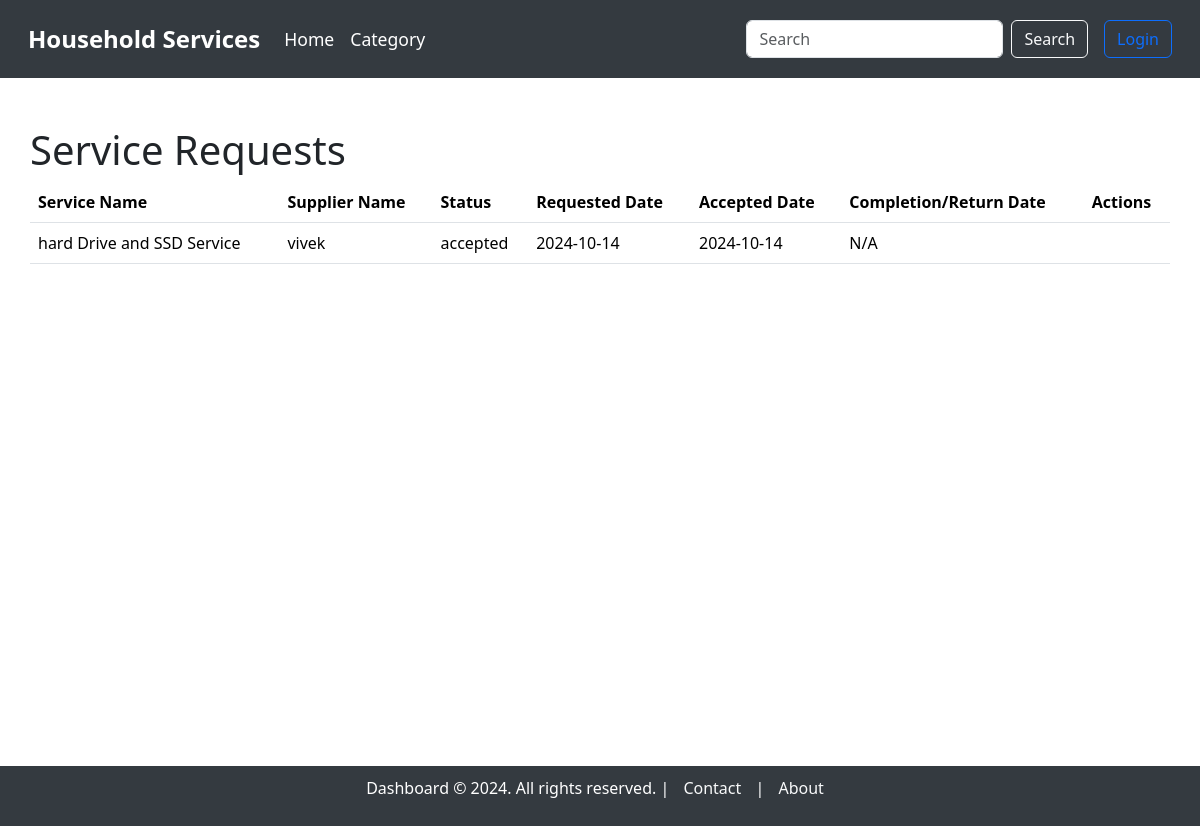
The page /service_requests on the database as committed earlier.
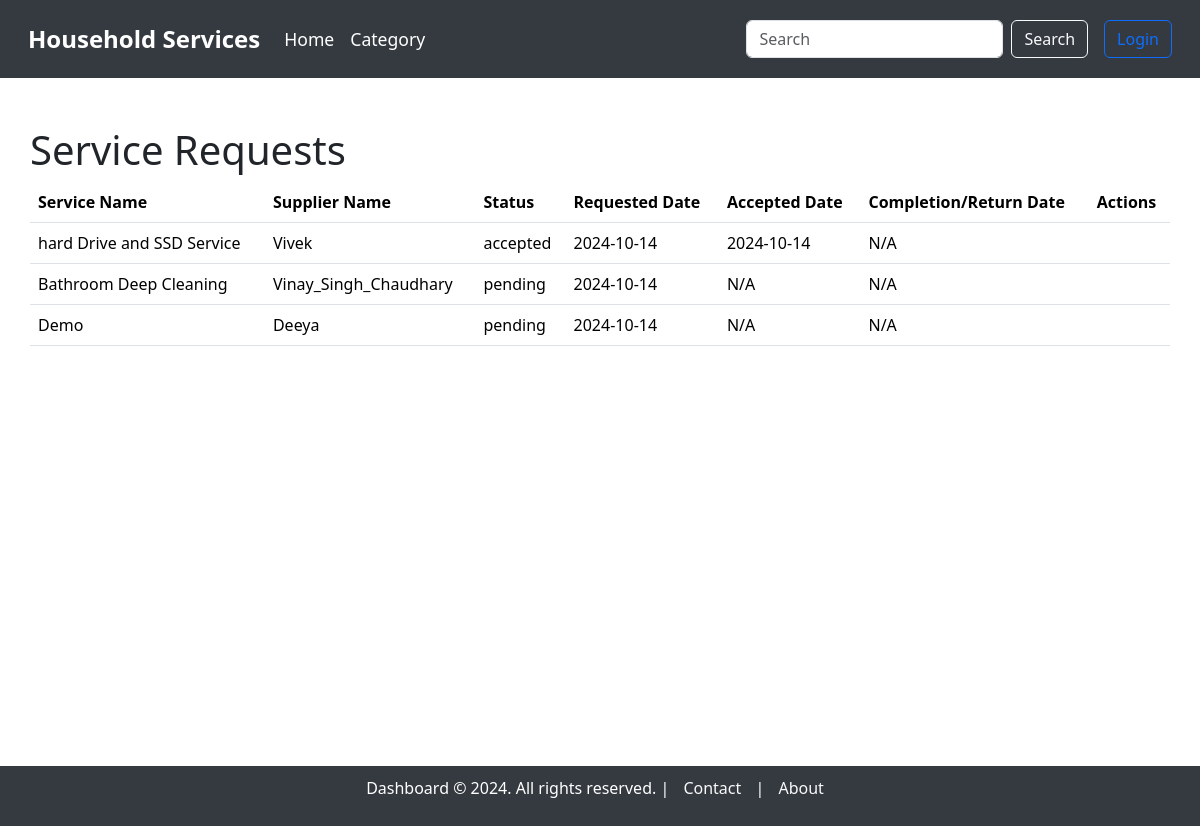
The same page on the database as committed later.
### model.py (models this page shows, shortened)
class ServiceRequest(db.Model):
    __tablename__ = "service_requests"
    service_request_id = db.Column(db.Integer, autoincrement=True, primary_key=True)
    service_id = db.Column(db.Integer, db.ForeignKey('service.service_id'), nullable=False)
    user_id = db.Column(db.Integer, db.ForeignKey('users.user_id'), nullable=False)
    supplier_id = db.Column(db.Integer, db.ForeignKey('users.user_id'), nullable=True)  # Link to supplier (optional)
    service_description = db.Column(db.String, nullable=False)
    experience_years = db.Column(db.Integer, nullable=True)
    created_at = db.Column(db.DateTime, default=datetime.utcnow)
    updated_at = db.Column(db.DateTime, default=datetime.utcnow, onupdate=datetime.utcnow)
    date_requested = db.Column(db.DateTime, default=datetime.utcnow, nullable=True)
    date_issued = db.Column(db.DateTime, nullable=True)  #accepted date
    date_completed = db.Column(db.DateTime, nullable=True)
    date_returned = db.Column(db.DateTime, nullable=True)
    status = db.Column(db.String, default='pending')  # 'pending', 'accepted', 'rejected', 'completed', 'returned', 'cancelled'
    price = db.Column(db.Integer, nullable=False)  # Price associated with the service
    customer = db.relationship('User', foreign_keys=[user_id], backref='customer_requests')
    supplier = db.relationship('User', foreign_keys=[supplier_id], backref='supplier_requests')
    service = db.relationship('Service', backref='requests')

class Service(db.Model):
    __tablename__ = "service"
    service_id = db.Column(db.Integer, autoincrement=True, primary_key=True)
    category_id = db.Column(db.Integer, db.ForeignKey('category.category_id'), nullable=False)  # Link to Category model
    supplier_id = db.Column(db.Integer, db.ForeignKey('users.user_id'), nullable=False)  # Link to the supplier
    service_name = db.Column(db.String, unique=True, nullable=False)
    service_description = db.Column(db.String, nullable=False)
    created_at = db.Column(db.DateTime, default=datetime.utcnow)
    updated_at = db.Column(db.DateTime, default=datetime.utcnow, onupdate=datetime.utcnow)
    price = db.Column(db.Integer)
    image = db.Column(db.String)  # Path to the uploaded image
    supplier = db.relationship('User', backref='services')  # Relationship to supplier (User)
    category = db.relationship('Category', backref='services')  # Relationship to Category

class User(db.Model):
    __tablename__ = "users"
    user_id = db.Column(db.Integer, autoincrement=True, primary_key=True)
    full_name = db.Column(db.String, nullable=False)
    username = db.Column(db.String, unique=True, nullable=False)
    email = db.Column(db.String, unique=True, nullable=False)
    password = db.Column(db.String, nullable=False)
    address = db.Column(db.String, nullable=False)
    pincode = db.Column(db.String, nullable=False)
    role = db.Column(db.String, nullable=False)  # 'customer' or 'supplier'
    service_name = db.Column(db.String)  # Only applicable if the user is a supplier
    experience_years = db.Column(db.Integer)  # Only applicable if the user is a supplier
    document = db.Column(db.String)  # Path or name of the uploaded document, only for suppliers

### main.py (the view, shortened to what this page needs)
@app.route('/service_requests', methods=['GET'])
def view_service_requests():
    user_id = session.get('user_id')
    role = session.get('role')
    if role == 'customer':
        service_requests = ServiceRequest.query.filter_by(user_id=user_id).filter(ServiceRequest.status.in_(['pending', 'accepted'])).all()
        service_history = ServiceRequest.query.filter_by(user_id=user_id).filter(ServiceRequest.status.in_(['completed', 'returned'])).all()
    else:
        service_requests = ServiceRequest.query.filter(ServiceRequest.status.in_(['pending', 'accepted'])).all()
        service_history = ServiceRequest.query.filter(ServiceRequest.status.in_(['completed', 'returned'])).all()
    return render_template('service_requests/service_requests.html', service_requests=service_requests, service_history=service_history)

### templates/service_requests/service_requests.html (shortened to what this page needs)
{% extends 'base_dashboard.html' %}
{% block content %}
<div class="container mt-5">
    <h1>Service Requests</h1>
    {% if service_requests %}
        <table class="table">
            <thead>
                <tr>
                    <th>Service Name</th>
                    <th>Supplier Name</th>
                    <th>Status</th>
                    <th>Requested Date</th>
                    <th>Accepted Date</th>
                    <th>Completion/Return Date</th>
                    <th>Actions</th>
                </tr>
            </thead>
            <tbody>
                {% for request in service_requests %}
                    <tr>
                        <td>{{ request.service.service_name }}</td>
                        <td>{{ request.service.supplier.full_name if request.service.supplier else 'Not Assigned' }}</td>
                        <td>{{ request.status }}</td>
                        <td>{{ request.date_requested.strftime('%Y-%m-%d') }}</td>
                        <td>
                            {% if request.date_issued %}
                                {{ request.date_issued.strftime('%Y-%m-%d') }}
                            {% else %}
                                N/A
                            {% endif %}
                        </td>
                        <td>
                            {% if request.status == 'completed' %}
                                {{ request.date_completed.strftime('%Y-%m-%d') if request.date_completed else 'N/A' }}
                            {% elif request.status == 'returned' %}
                                {{ request.date_returned.strftime('%Y-%m-%d') if request.date_returned else 'N/A' }}
                            {% else %}
                                N/A
                            {% endif %}
                        </td>
                        <td>
                        </td>
                    </tr>
                {% endfor %}
            </tbody>
        </table>
    {% else %}
        <p>No service requests found.</p>
    {% endif %}
</div>
{% endblock %}

Rows that differ between the two databases and show on the page:
changed through a linked row, ServiceRequest "accepted": service.supplier "vivek" → "Vivek"
added ServiceRequest: service.service_name "Bathroom Deep Cleaning", service.supplier "Vinay_Singh_Chaudhary", status "pending", date_requested "2024-10-14", shows "N/A"
added ServiceRequest: service.service_name "Demo", service.supplier "Deeya", status "pending", date_requested "2024-10-14", shows "N/A"
